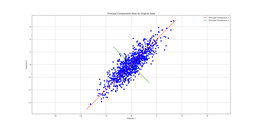
#> input picture Assignment 1_28677/Test/Data_PCA.png, 256 x 128 px, shrunk from 6000 x 3000 before the run, given as the content of the folder Train/, which was not available
$ python 34_1920_Assignment2.py
#> lines starting #> are read from the running program, lines starting #| are printed output that depends on the picture; pictures that were not available may be replaced by others from this repository, and a replacement may not be noted
#!/usr/bin/env python
# coding: utf-8

# # Team Info

# Member Name: Youssef Ayman Taher Kandil
#
# Member ID: 34-1920

# # Libraries

# In[13]:


import pandas as pd
import numpy as np
import cv2

import os as os
from os import listdir
from os.path import isfile, join

import scipy.stats

import matplotlib.pyplot as plt


# # Define Directories

# In[14]:


train_directory = 'Train/'
test_directory = 'Test/'

train_files = [f for f in listdir(train_directory) if isfile(join(train_directory, f))]
test_files = [f for f in listdir(test_directory) if isfile(join(test_directory, f))]


# # Creating Dataframes

# ## Train Dataframe

# In[15]:


# Read only the 1st image to get the dimensions of the images and create pandas dataframe
gray = cv2.imread(train_directory + '/' + train_files[0], 0)
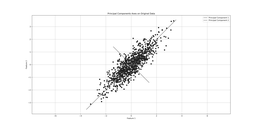
#> gray: shape (128, 256); min 27, max 255, mean 247.5
num_columns = range(len(gray.flatten()))
columns = list(num_columns) + ['class']
#> columns = 32769 items
columns = [str(feature) for feature in columns]

# Create rows array to append image flattened array to
train_rows = []

for file in train_files:
    gray = cv2.imread(train_directory + '/' + file, 0)
    c = file[2]
    gray_flattened = gray.flatten() / 255
    row = list(gray_flattened) + [c]
#> row = 32769 items
    train_rows.append(row)

train_df = pd.DataFrame(train_rows, columns=columns)
#> train_df = table of 1 rows and 32769 columns
#> pass 3 of the loop `for file in test_files:`:
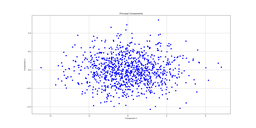
#> input picture Assignment 1_28677/Test/Principal_Components.png, 256 x 128 px, shrunk from 6000 x 3000 before the run, found by its file name
#> `gray = cv2.imread(test_directory + '/' + file, 0)`:
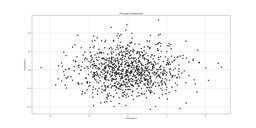
#> gray: shape (128, 256); min 28, max 255, mean 245.4
#> the loop made 4 passes; the first 3 are shown
train_df.to_csv('train_df.csv', index = False)


# ## Test Dataframe

# In[16]:


# Read only the 1st image to get the dimensions of the images and create pandas dataframe
gray = cv2.imread(test_directory + '/' + test_files[0], 0)
num_columns = range(len(gray.flatten()))
columns = list(num_columns) + ['class']
columns = [str(feature) for feature in columns]

test_rows = []

for file in test_files:
    gray = cv2.imread(test_directory + '/' + file, 0)
    c = file[2]
    gray_flattened = gray.flatten() / 255
    row = list(gray_flattened) + [c]
    test_rows.append(row)

test_df = pd.DataFrame(test_rows, columns=columns)
test_df.to_csv('test_df.csv', index = False)


# # "Training"

# In[17]:


train_dict = {}

unique_classes = list(set((train_df['class']).tolist()))
#> unique_classes = ['t']

for c in unique_classes:
    train_dict[c] = {}
    class_df = train_df.loc[train_df['class'] == c]
#> (the run stopped early here; a loop or call above may not have finished)
